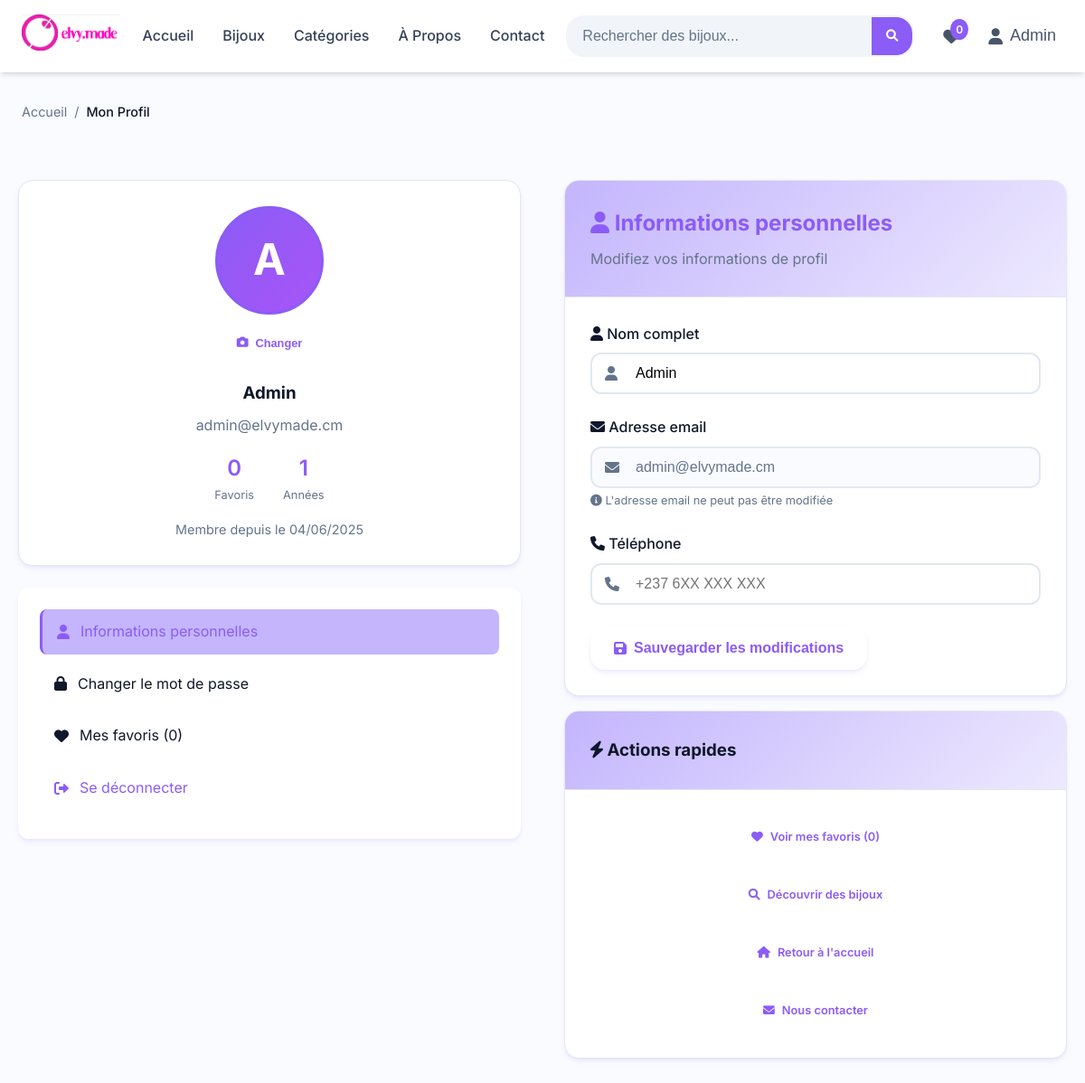
The page /pages/profile.php (signed in) on the database its author committed.
### tables this page shows
CREATE TABLE `users` (
  `id` int NOT NULL,
  `nom` varchar(100) NOT NULL,
  `prenom` varchar(100) DEFAULT NULL,
  `email` varchar(100) NOT NULL,
  `telephone` varchar(20) DEFAULT NULL,
  `ville` varchar(50) DEFAULT NULL,
  `password` varchar(255) NOT NULL,
  `role` enum('user','admin') DEFAULT 'user',
  `avatar` varchar(255) DEFAULT NULL,
  `email_verified` tinyint(1) DEFAULT '0',
  `status` enum('active','inactive','banned') DEFAULT 'active',
  `created_at` timestamp NULL DEFAULT CURRENT_TIMESTAMP,
  `updated_at` timestamp NULL DEFAULT CURRENT_TIMESTAMP ON UPDATE CURRENT_TIMESTAMP,
  `last_login` datetime DEFAULT NULL COMMENT 'Date et heure de la dernière connexion de l''utilisateur'
);

### pages/profile.php (the view, shortened to what this page needs)
<?php
$db = getDBConnection();
$stmt = $db->prepare("SELECT * FROM users WHERE id = ?");
$stmt->execute([$_SESSION['user_id']]);
$user = $stmt->fetch(PDO::FETCH_ASSOC);
$stmt = $db->prepare("SELECT COUNT(*) as total_favorites FROM favorites WHERE user_id = ?");
$stmt->execute([$_SESSION['user_id']]);
$stats = $stmt->fetch(PDO::FETCH_ASSOC);
?>
<!DOCTYPE html>
<html lang="fr">
<head>
    <link rel="stylesheet" href="<?php echo SITE_URL; ?>../assets/css/modern-style.css">
    <link rel="stylesheet" href="<?php echo SITE_URL; ?>../assets/css/style.css">
    <link rel="stylesheet" href="<?php echo SITE_URL; ?>../assets/css/responsive.css">
    <link rel="stylesheet" href="https://cdnjs.cloudflare.com/ajax/libs/font-awesome/6.0.0/css/all.min.css">
</head>
<body>
    <?php include '../includes/header.php'; ?>
    <div class="container" style="padding-top: 2rem;">
        <nav class="breadcrumb">
            <a href="../index.php">Accueil</a>
            <span class="breadcrumb-separator">/</span>
            <span class="breadcrumb-current">Mon Profil</span>
        </nav>
    </div>
    <main class="container" style="padding: 2rem 20px 4rem;">
        <div class="grid grid-2" style="gap: 3rem; align-items: start;">
            <div class="profile-sidebar fade-in">
                <div class="card mb-3">
                    <div class="card-body text-center">
                        <div class="avatar-container" style="margin: 0 auto 1rem;">
                           <?php if (!empty($user['avatar'])): ?>
                                <img src="../uploads/avatars/<?php echo htmlspecialchars($user['avatar']); ?>"
                                     alt="Avatar de <?php echo htmlspecialchars($user['nom']); ?>"
                                     class="avatar-image">
                            <?php else: ?>
                                <div class="avatar-initials">
                                    <?php echo strtoupper(substr($user['nom'], 0, 1)); ?>
                                </div>
                            <?php endif; ?>
                            <button type="button" class="btn btn-small btn-outline" style="margin-top: 0.5rem;" onclick="document.getElementById('avatar-upload').click()">
                                <i class="fas fa-camera"></i> Changer
                            </button>
                        </div>
                        <h3 style="margin-bottom: 0.5rem; color: var(--text-dark);"><?php echo htmlspecialchars($user['nom']); ?></h3>
                        <p style="color: var(--text-light); margin-bottom: 1rem;"><?php echo htmlspecialchars($user['email']); ?></p>
                        <div style="display: flex; justify-content: center; gap: 2rem; margin-bottom: 1rem;">
                            <div class="text-center">
                                <div style="font-size: 1.5rem; font-weight: 600; color: var(--primary-color);"><?php echo $stats['total_favorites']; ?></div>
                                <div style="font-size: 0.8rem; color: var(--text-light);">Favoris</div>
                            </div>
                            <div class="text-center">
                                <div style="font-size: 1.5rem; font-weight: 600; color: var(--primary-color);">
                                    <?php echo date('Y') - date('Y', strtotime($user['created_at'])) + 1; ?>
                                </div>
                                <div style="font-size: 0.8rem; color: var(--text-light);">Années</div>
                            </div>
                        </div>
                        <p style="font-size: 0.9rem; color: var(--text-light);">
                            Membre depuis le <?php echo date('d/m/Y', strtotime($user['created_at'])); ?>
                        </p>
                    </div>
                </div>
                <div class="sidebar">
                    <ul class="sidebar-menu">
                        <li>
                            <a href="#" onclick="showTab('profile-info')" class="active" id="profile-info-tab">
                                <i class="fas fa-user"></i>
                                Informations personnelles
                            </a>
                        </li>
                        <li>
                            <a href="#" onclick="showTab('change-password')" id="change-password-tab">
                                <i class="fas fa-lock"></i>
                                Changer le mot de passe
                            </a>
                        </li>
                        <li>
                            <a href="favorites.php">
                                <i class="fas fa-heart"></i>
                                Mes favoris (<?php echo $stats['total_favorites']; ?>)
                            </a>
                        </li>
                        <li>
                            <a href="../includes/logout.php" onclick="return confirm('Êtes-vous sûr de vouloir vous déconnecter ?')" style="color: var(--primary-color);">
                                <i class="fas fa-sign-out-alt"></i>
                                Se déconnecter
                            </a>
                        </li>
                    </ul>
                </div>
            </div>
            <div class="profile-content slide-in">
                <div id="profile-info" class="profile-tab active">
                    <div class="card">
                        <div class="card-header">
                            <h2 style="margin: 0; color: var(--primary-color);">
                                <i class="fas fa-user"></i>
                                Informations personnelles
                            </h2>
                            <p style="margin: 0.5rem 0 0; color: var(--text-light);">Modifiez vos informations de profil</p>
                        </div>
                        <div class="card-body">
                            <form method="POST" action="profile.php" enctype="multipart/form-data">
                                <div class="form-group">
                                    <label class="form-label" for="nom">
                                        <i class="fas fa-user"></i>
                                        Nom complet
                                    </label>
                                    <div class="input-group">
                                        <i class="fas fa-user input-icon"></i>
                                        <input type="text" id="nom" name="nom" class="form-input" required
                                            value="<?php echo htmlspecialchars($user['nom']); ?>">
                                    </div>
                                </div>
                                <div class="form-group">
                                    <label class="form-label" for="email">
                                        <i class="fas fa-envelope"></i>
                                        Adresse email
                                    </label>
                                    <div class="input-group">
                                        <i class="fas fa-envelope input-icon"></i>
                                        <input type="email" id="email" class="form-input"
                                            value="<?php echo htmlspecialchars($user['email']); ?>"
                                            disabled style="background: var(--background-light); color: var(--text-light);">
                                    </div>
                                    <small style="color: var(--text-light); font-size: 0.8rem;">
                                        <i class="fas fa-info-circle"></i>
                                        L'adresse email ne peut pas être modifiée
                                    </small>
                                </div>
                                <div class="form-group">
                                    <label class="form-label" for="telephone">
                                        <i class="fas fa-phone"></i>
                                        Téléphone
                                    </label>
                                    <div class="input-group">
                                        <i class="fas fa-phone input-icon"></i>
                                        <input type="tel" id="telephone" name="telephone" class="form-input"
                                            value="<?php echo htmlspecialchars($user['telephone']); ?>"
                                            placeholder="+237 6XX XXX XXX">
                                    </div>
                                </div>
                                <button type="submit" class="btn btn-primary btn-large">
                                    <i class="fas fa-save"></i>
                                    Sauvegarder les modifications
                                </button>
                            </form>
                        </div>
                    </div>
                </div>
                <div class="card mt-4">
                    <div class="card-header">
                        <h3 style="margin: 0; color: var(--text-dark);">
                            <i class="fas fa-bolt"></i>
                            Actions rapides
                        </h3>
                    </div>
                    <div class="card-body">
                        <div class="grid grid-2" style="gap: 1rem;">
                            <a href="favorites.php" class="btn btn-outline">
                                <i class="fas fa-heart"></i>
                                Voir mes favoris (<?php echo $stats['total_favorites']; ?>)
                            </a>
                            <a href="search.php" class="btn btn-outline">
                                <i class="fas fa-search"></i>
                                Découvrir des bijoux
                            </a>
                            <a href="../index.php" class="btn btn-outline">
                                <i class="fas fa-home"></i>
                                Retour à l'accueil
                            </a>
                            <a href="contact.php" class="btn btn-outline">
                                <i class="fas fa-envelope"></i>
                                Nous contacter
                            </a>
                        </div>
                    </div>
                </div>
            </div>
        </div>
    </main>
</body>
</html>

### assets/css/modern-style.css (style rules this page uses)
:root { --primary-color: #8b5cf6; --primary-dark: #7c3aed; --primary-light: #c4b5fd; --primary-lighter: #ede9fe; --secondary-color: #a855f7; --accent-color: #f59e0b; --text-dark: #0f172a; --text-light: #64748b; --text-white: #ffffff; --background-light: #fafbff; --background-white: #ffffff; --border-color: #e2e8f0; --shadow-light: 0 4px 6px -1px rgba(139, 92, 246, 0.1), 0 2px 4px -2px rgba(139, 92, 246, 0.1); --shadow-medium: 0 10px 15px -3px rgba(139, 92, 246, 0.2), 0 4px 6px -4px rgba(139, 92, 246, 0.2); --shadow-heavy: 0 25px 50px -12px rgba(139, 92, 246, 0.3); --border-radius: 12px; --border-radius-small: 8px; --border-radius-large: 16px; --transition: all 0.3s cubic-bezier(0.4, 0, 0.2, 1); --gradient-primary: linear-gradient(135deg, var(--primary-color) 0%, var(--secondary-color) 100%); --gradient-light: linear-gradient(135deg, var(--primary-light) 0%, var(--primary-lighter) 100%); }
* { margin: 0; padding: 0; box-sizing: border-box; }
body { font-family: "Inter", -apple-system, BlinkMacSystemFont, "Segoe UI", Roboto, sans-serif; line-height: 1.6; color: var(--text-dark); background-color: var(--background-light); }
.container { max-width: 1200px; margin: 0 auto; padding: 0 20px; }
.btn { display: inline-flex; align-items: center; gap: 0.5rem; padding: 0.875rem 1.75rem; border: none; border-radius: var(--border-radius); font-size: 0.9rem; font-weight: 600; text-decoration: none; cursor: pointer; transition: var(--transition); text-align: center; position: relative; overflow: hidden; min-height: 48px; }
.btn::before { content: ""; position: absolute; top: 0; left: -100%; width: 100%; height: 100%; background: linear-gradient(90deg, transparent, rgba(255, 255, 255, 0.2), transparent); transition: left 0.5s; }
.btn-primary { background: var(--gradient-primary); color: var(--text-white); box-shadow: var(--shadow-light); }
.btn-outline { background: transparent; color: var(--primary-color); border: 2px solid var(--primary-color); }
.btn-large { padding: 1.25rem 2.5rem; font-size: 1.1rem; min-height: 56px; }
.btn-small { padding: 0.625rem 1.25rem; font-size: 0.875rem; min-height: 36px; }
.card { background: var(--background-white); border-radius: var(--border-radius-large); box-shadow: var(--shadow-light); overflow: hidden; transition: var(--transition); border: 1px solid var(--border-color); position: relative; }
.card::before { content: ""; position: absolute; top: 0; left: 0; right: 0; height: 4px; background: var(--gradient-primary); opacity: 0; transition: var(--transition); }
.card-header { padding: 1.75rem; border-bottom: 1px solid var(--border-color); background: var(--gradient-light); }
.card-body { padding: 1.75rem; }
.form-group { margin-bottom: 1.5rem; }
.form-label { display: block; margin-bottom: 0.5rem; font-weight: 500; color: var(--text-dark); }
.form-input { width: 100%; padding: 0.75rem 1rem; border: 2px solid var(--border-color); border-radius: var(--border-radius); font-size: 1rem; transition: var(--transition); }
.input-group { position: relative; display: flex; align-items: center; }
.input-group .form-input { padding-left: 3rem; }
.input-group .input-icon { position: absolute; left: 1rem; color: var(--text-light); z-index: 1; }
.grid { display: grid; gap: 2rem; }
.grid-2 { grid-template-columns: repeat(auto-fit, minmax(300px, 1fr)); }
.breadcrumb { display: flex; align-items: center; gap: 0.5rem; margin-bottom: 2rem; font-size: 0.9rem; }
.breadcrumb a { color: var(--text-light); text-decoration: none; transition: var(--transition); }
.breadcrumb-separator { color: var(--text-light); }
.breadcrumb-current { color: var(--text-dark); font-weight: 500; }
.sidebar { background: var(--background-white); border-radius: var(--border-radius); box-shadow: var(--shadow-light); padding: 1.5rem; }
.sidebar-menu { list-style: none; }
.sidebar-menu li { margin-bottom: 0.5rem; }
.sidebar-menu a { display: flex; align-items: center; gap: 0.75rem; padding: 0.75rem 1rem; border-radius: var(--border-radius-small); text-decoration: none; color: var(--text-dark); transition: var(--transition); }
.sidebar-menu a:hover, .sidebar-menu a.active { background: var(--primary-light); color: var(--primary-color); }
.fade-in { animation: fadeIn 0.6s ease-out; }
.slide-in { animation: slideIn 0.6s ease-out; }
.text-center { text-align: center; }
.mb-3 { margin-bottom: 1.5rem; }
.mt-4 { margin-top: 2rem; }

### assets/css/responsive.css (style rules this page uses)
@media (max-width: 1200px) { .container { max-width: 100%; padding: 0 var(--spacing-6); } }

### rows shown on the page
users: nom "A", nom "Admin", email "admin@elvymade.cm", created_at "04/06/2025"

### other values the page prints
getFavoritesCount($_SESSION['user_id']) "0"
$_SESSION['user_name'] "Admin"
$stats['total_favorites'] "0"
